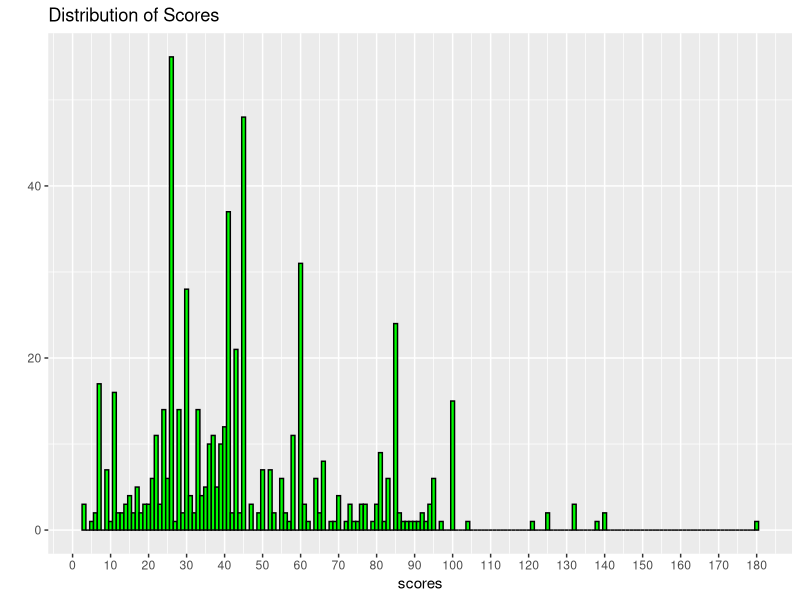
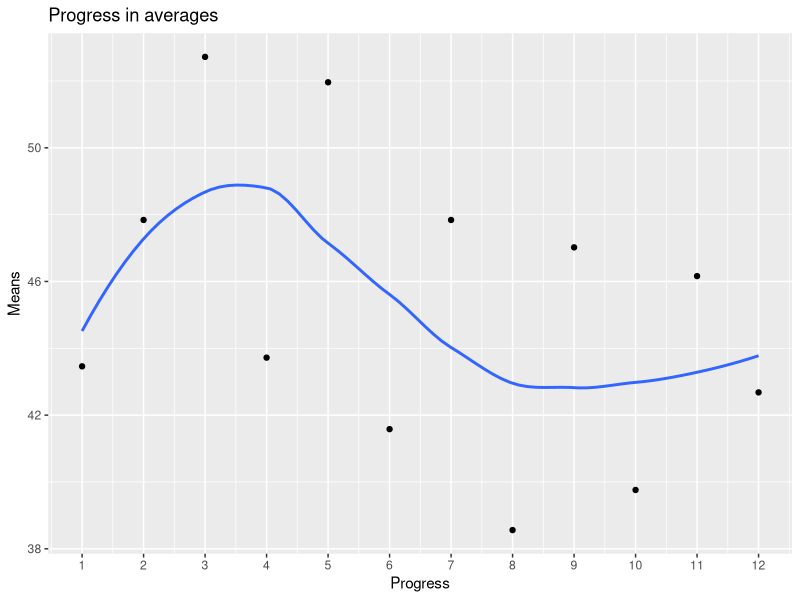
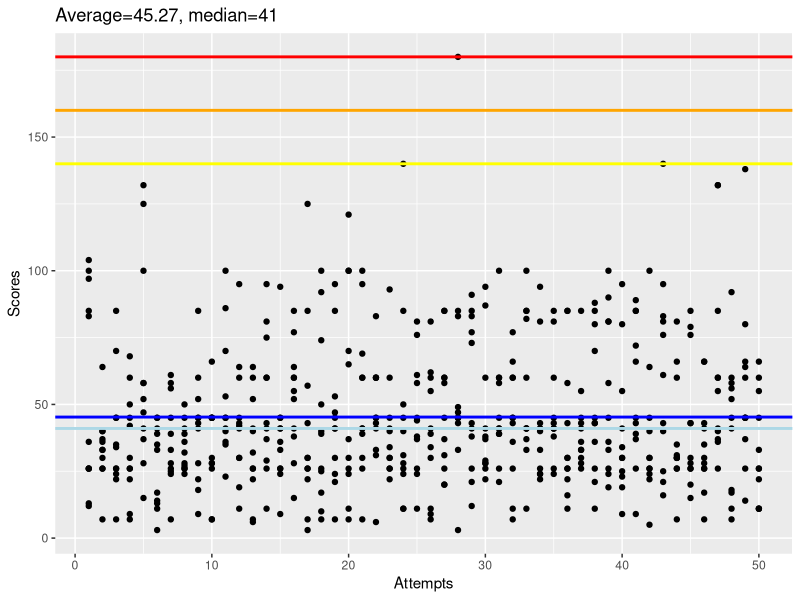

Source code (R) for these figures, in order:
library(ggplot2)
#Scores1 28NOV16
scores1 <- c(26,33,85,60,41,35,7,26,52,45,53,45,26,43,41,55,30,40,41,121,39,43,30,40,44,60,26,3,12,26,41,45,11,81,41,85,45,43,100,34,72,30,43,66,26,28,36,41,66,11)
#Scores2 16JAN17
scores2 <- c(41,30,33,25,100,23,40,9,50,100,43,45,60,49,85,83,58,17,45,65,50,30,24,52,86,58,28,41,52,100,45,30,45,73,73,25,100,14,50,26,85,45,26,44,21,15,39,45,43,26)
#Scores3 23JAN17
scores3 <- c(85,40,70,9,58,45,26,45,85,7,23,30,22,41,45,28,26,100,95,100,41,45,26,26,81,30,31,180,85,41,60,66,100,26,81,16,33,70,24,30,45,45,140,81,30,41,60,17,60,45)
#Scores4 01FEB17
scores4 <- c(97,36,26,30,28,11,39,26,22,45,86,30,41,37,9,85,85,39,53,70,95,33,26,11,26,34,20,49,41,94,45,60,41,22,60,30,43,45,36,95,39,26,95,7,28,66,26,7,80,11)
#Scores5 06FEB17
scores5 <- c(100,37,45,68,132,41,58,32,41,28,36,95,60,60,36,38,7,92,21,100,26,83,60,28,45,55,45,47,77,60,100,7,85,41,45,43,36,26,19,25,66,64,76,26,76,26,55,58,45,26)
#Scores6 15FEB17
scores6 <- c(36,30,22,22,100,13,24,28,28,45,100,11,32,26,26,64,26,50,30,11,100,6,45,31,11,41,60,85,43,22,26,77,41,40,41,30,26,21,81,55,85,24,21,30,85,26,60,18,64,60)
#Scores7 20FEB17
scores7 <- c(26,64,35,26,47,45,28,24,60,30,40,60,7,60,41,15,30,7,85,65,69,45,34,140,38,81,37,33,73,38,58,60,41,33,41,85,41,80,81,30,85,100,61,30,43,30,40,11,37,22)
#Scores8 22FEB17
scores8 <- c(83,33,34,26,52,3,56,36,43,26,70,64,6,81,33,52,3,25,24,30,7,60,40,11,76,11,60,45,91,28,21,26,82,24,85,11,30,11,33,80,43,26,40,26,20,43,37,56,14,11)
#Scores9 28FEB17
scores9 <- c(13,26,45,7,37,17,25,27,45,45,41,19,26,95,45,60,22,26,7,37,30,60,41,85,58,9,85,45,26,87,39,45,60,24,26,58,85,85,90,23,9,40,81,60,15,35,132,60,138,55)
#Scores10 05MAR17
scores10 <- c(12,7,24,45,125,33,61,50,9,66,45,42,64,11,26,41,57,74,47,24,41,41,30,50,24,62,20,83,21,28,39,11,37,94,24,26,28,36,26,9,26,22,83,30,79,17,41,45,26,26)
#Scores11 06MAR17
scores11 <- c(104,26,26,50,15,14,33,39,18,7,35,43,40,29,94,60,125,10,45,7,60,60,22,45,37,39,85,43,38,37,41,43,33,41,38,26,33,88,58,19,89,30,25,31,26,66,132,92,45,66)
#Scores12 06MAR17
scores12 <- c(26,40,7,42,58,39,45,41,45,28,45,41,52,75,24,77,43,17,41,26,60,31,93,24,61,7,58,45,83,29,60,36,85,43,43,22,55,43,45,41,37,5,16,35,43,7,85,52,45,33)
#Scores13 15MAR17
scores13 <- c(43,81,41,7,60,22,45,3,6,28,81,45,41,26,52,26,45,43,41,30,41,11,87,41,30,50,100,45,26,11,55,41,41,11,60,7,10,45,100,140,26,26,24,26,11,26,60,92,70,21)

ScoreTable <- data.frame(1:50,scores1,scores2,scores3,scores4,scores5,scores6,scores7,
                         scores8,scores9,scores10,scores11,scores12)
colnames(ScoreTable)[1] <- 'Attempts'

scores <- NULL
for(i in 2:length(ScoreTable[1,])){scores <- append(scores,ScoreTable[,i],length(scores))}

listofmeans <- NULL
for(i in 1:length(ScoreTable[1,])-1){listofmeans[i] <- mean(ScoreTable[,i+1])}

#Score distribution
qplot(x=scores,binwidth=1,fill=I('green'),col=I('black'),main = 'Distribution of Scores')+
  scale_x_continuous(breaks=seq(0,180,10))

#Running averages
qplot(x=seq_along(listofmeans),y=listofmeans,geom=c('point','smooth'),
      se=F,xlab='Progress',ylab='Means',main = 'Progress in averages')+
  scale_x_continuous(breaks=seq(0,length(listofmeans),1))

#Overall scores
gg <- ggplot(ScoreTable,aes(Attempts))
gg <- gg + ggtitle(paste('Average=',round(mean(scores),2),', median=',median(scores),sep=''))
gg <- gg + geom_point(aes(y=ScoreTable[,2]))
for(i in 3:(length(scores)/50)+1){gg <- gg + geom_point(y=ScoreTable[,i])}
gg <- gg + geom_hline(color='blue',yintercept=mean(scores),size=1)
gg <- gg + geom_hline(color='lightblue',yintercept=median(scores),size=1)
gg <- gg + geom_hline(color='yellow',yintercept=140,size=1)
gg <- gg + geom_hline(color='orange',yintercept=160,size=1)
gg <- gg + geom_hline(color='red',yintercept=180,size=1)
gg <- gg + labs(y='Scores')
gg
